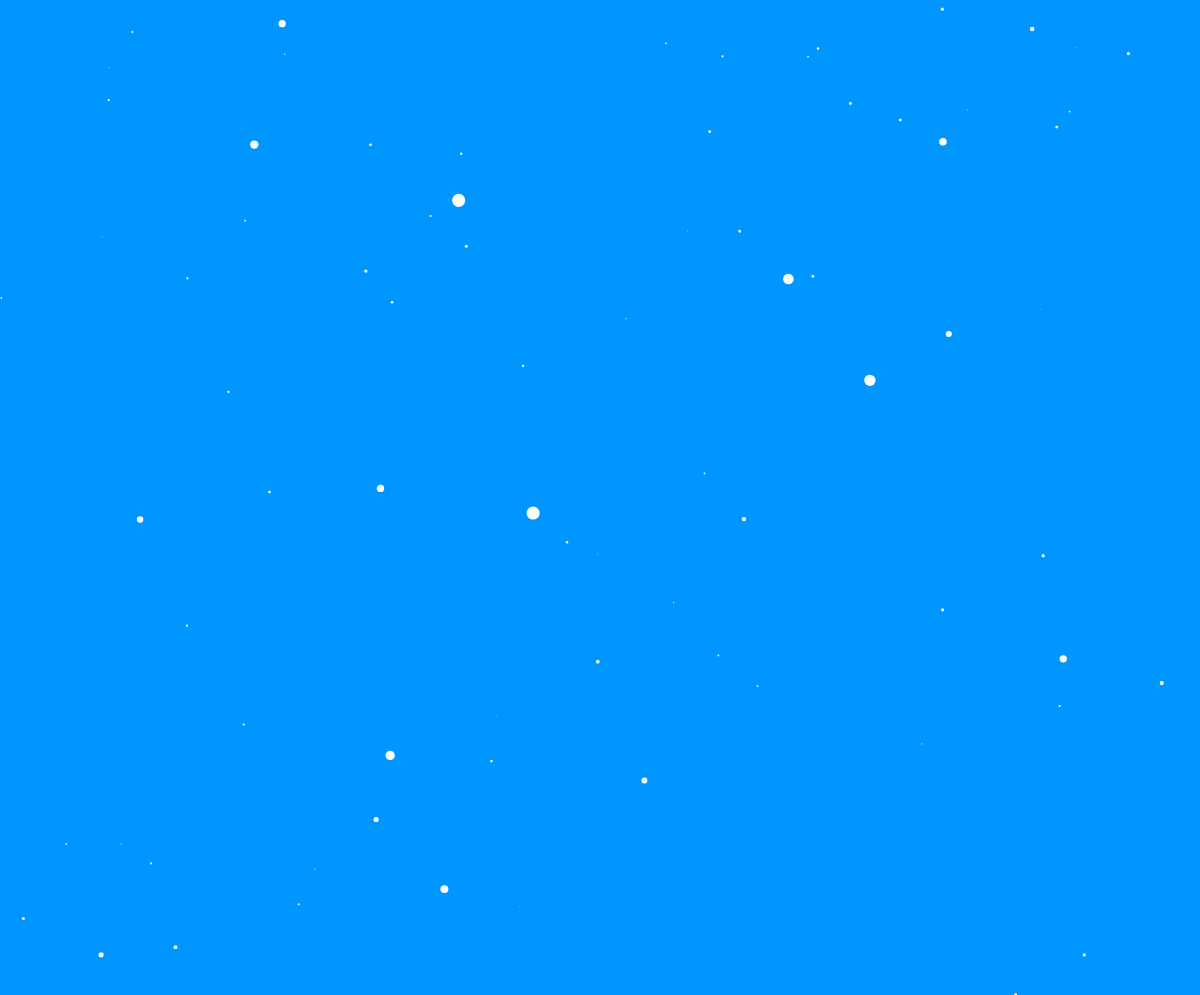
Frame 1 (no input)
Frame 60 (no input): identical to frame 1, image omitted
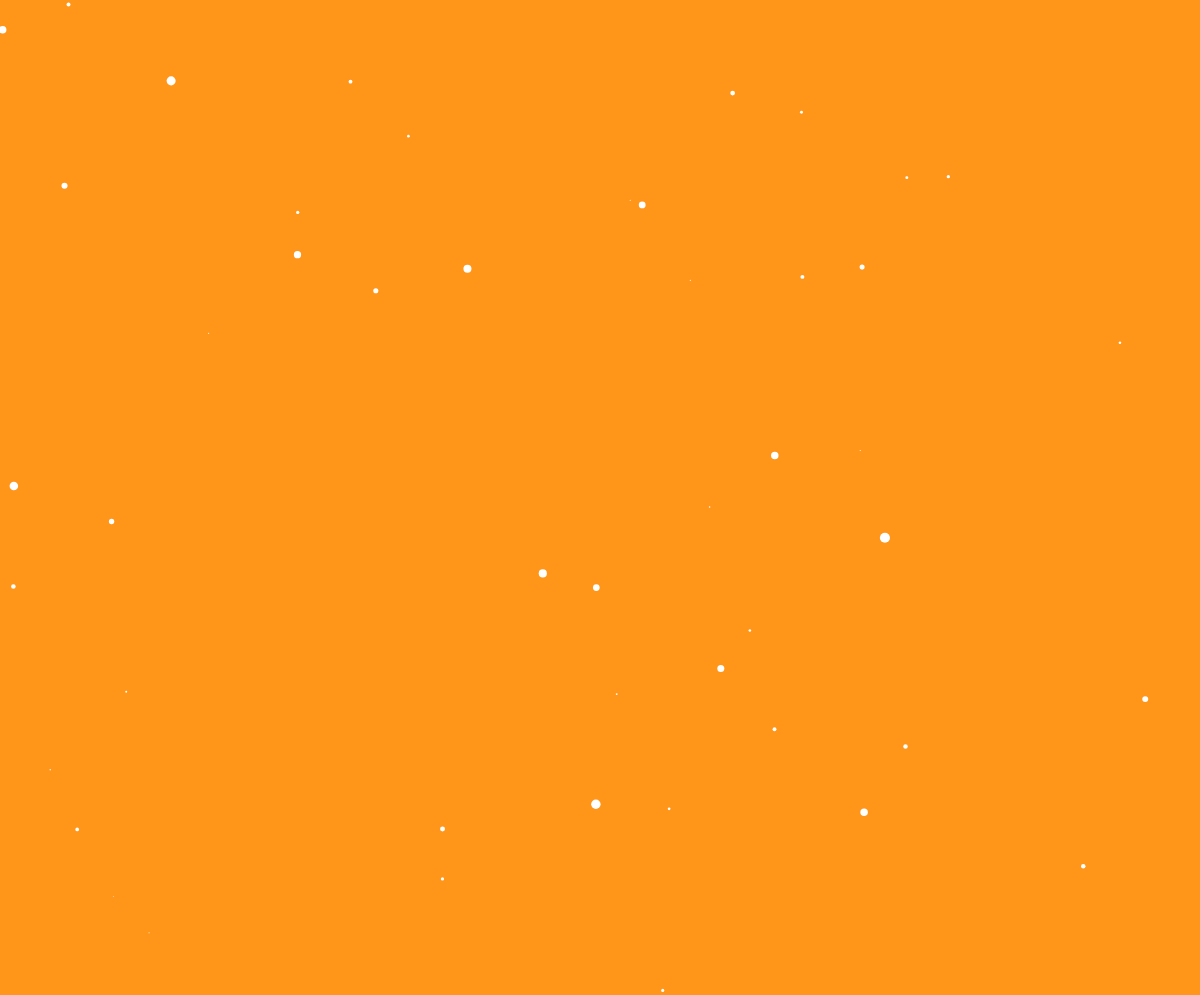
Frame 120 (the mouse pressed at the canvas centre since frame 60)

The p5.js sketch that drew these frames (run headless with seeded random() and noise() and a simulated clock; from frame 60 on, the mouse is pressed at the canvas centre):

// p5.js sketch
// ── sketch.js
class Star{

	constructor(x,y){
		this.x = random(-windowWidth, windowWidth);
		this.y = random(-windowHeight, windowHeight);
		this.z = random(windowWidth);
	}

	show(){
		fill(255);
		noStroke();

		let sx = map(this.x / this.z, 0, 1, 0, windowWidth);
		let sy = map(this.y / this.z, 0, 1, 0, windowHeight);
		let r = map(this.z, 0, windowHeight, 16, 0);

		ellipse(sx,sy,r,r);
	}

	update(){
		this.z = this.z - speed;
		if(this.z < 1){
			this.z = random(windowWidth);
			this.x = random(-windowWidth, windowWidth);
			this.y = random(-windowHeight, windowHeight);
		}
	}
}


var stars = new Array(1000);
let speed = 5;

function setup(){
	createCanvas(windowWidth, windowHeight-5);

	for (var i = 0; i < stars.length; i++) {
		stars[i] = new Star();
	}
}

function draw (){
	speed = mouseX/100;


	r = map(mouseY,0, 255, 0, windowHeight/2);
	b = map(mouseY,255, 0, windowHeight/2, windowHeight);
	background(r,150,b);

	translate(windowWidth/2, windowHeight/2);
	for (var i = 0; i < stars.length; i++) {
		stars[i].update();
		stars[i].show();
	}
}
